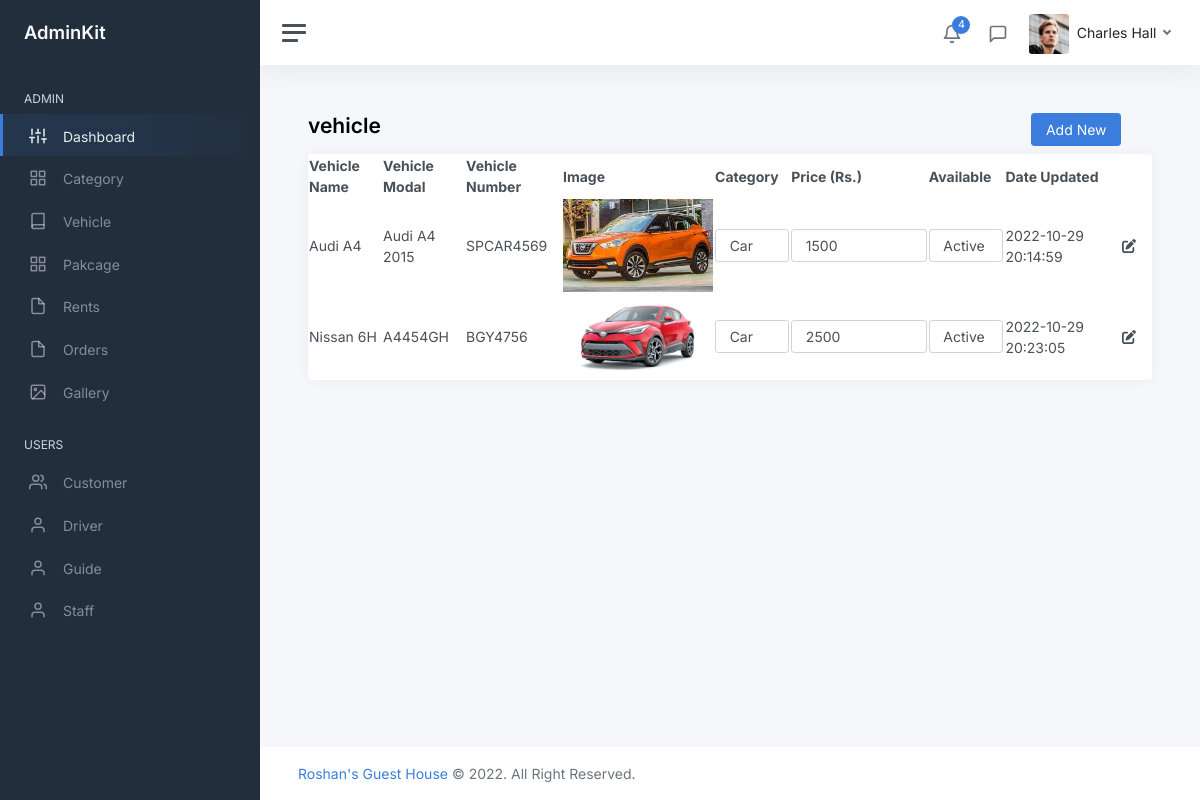
/admin/vehicle.php, run on the app's committed database.
### tables this page shows
CREATE TABLE `vehicle` (
  `vehicle_id` int(11) NOT NULL,
  `cat_id` int(255) NOT NULL,
  `vehicle_name` varchar(255) NOT NULL,
  `vehicle_modal` varchar(255) NOT NULL,
  `vehicle_number` varchar(255) NOT NULL,
  `vehicle_price` int(255) NOT NULL,
  `vehicle_status` int(2) NOT NULL,
  `vehicle_image` varchar(255) NOT NULL,
  `is_deleted` int(2) NOT NULL,
  `date_updated` datetime NOT NULL
);

CREATE TABLE `category` (
  `cat_id` int(11) NOT NULL,
  `cat_name` varchar(255) NOT NULL,
  `cat_image` varchar(255) NOT NULL,
  `is_deleted` int(2) NOT NULL,
  `date_updated` datetime NOT NULL
);

### server/inc/get.php (called while the page is built, shortened)
<?php
function getAllvehicle()
{
    include 'connection.php';
    $viewcat = "SELECT * FROM vehicle WHERE is_deleted = 0 ";
    return mysqli_query($con, $viewcat);
}
function getAllCategory()
{
    include 'connection.php';
    $q1 = "SELECT * FROM category WHERE is_deleted = 0";
    return mysqli_query($con, $q1);
}
?>

### admin/vehicle.php (the view, shortened to what this page needs)
<!DOCTYPE html>
<html lang="en">
<?php include 'pages/head.php'; ?>
<body>
    <div class="wrapper">
        <?php include 'pages/navbar.php'; ?>
        <div class="main">
            <?php include 'pages/topbar.php'; ?>
            <main class="content">
                <div class="container-fluid p-0">
                    <div class="row">
                        <div class="col-md-10">
                            <h1 class="h3 mb-3"><strong>vehicle</strong></h1>
                        </div>
                        <div class="col-md-2">
                            <button class="btn btn-primary" data-bs-toggle="modal" data-bs-target="#VehicleModal">Add
                                New</button>
                        </div>
                    </div>
                    <div class="row">
                        <div class="col-12 col-lg-12 col-xxl-12 d-flex">
                            <div class="card flex-fill">
                                <table id="datatablesSimple">
                                    <thead>
                                        <tr>
                                            <th>Vehicle Name</th>
                                            <th>Vehicle Modal</th>
                                            <th>Vehicle Number</th>
                                            <th>Image</th>
                                            <th>Category</th>
                                            <th>Price (Rs.)</th>
                                            <th>Available</th>
                                            <th>Date Updated</th>
                                        </tr>
                                    </thead>
                                    <tbody>
                                        <?php
                                $getall = getAllvehicle();
                                while ($row = mysqli_fetch_assoc($getall)) {
                                    $vehicle_id = $row['vehicle_id'];
                                    $img = $row['vehicle_image'];
                                    $img_src = "../server/uploads/vehicle/" . $img; ?>
                                        <tr>
                                            <td>
                                                <?php echo $row['vehicle_name']; ?>
                                            </td>
                                            <td>
                                                <?php echo $row['vehicle_modal']; ?>
                                            </td>
                                            <td>
                                                <?php echo $row['vehicle_number']; ?>
                                            </td>
                                            <td><img width="150px" src='<?php echo $img_src; ?>'></td>
                                            <td><select
                                                    onchange='updateData(this, "<?php echo $vehicle_id; ?>","cat_id", "vehicle", "vehicle_id")'
                                                    id="cat_id <?php echo $vehicle_id; ?>" class='form-control norad tx12'
                                                    name="cat_id" type='text'>
                                                    <?php
                                                    $getallCat = getAllCategory();
                                                    while($row2=mysqli_fetch_assoc($getallCat)){ ?>
                                                    <option value="<?php echo $row2['cat_id']; ?>"
                                                        <?php if ($row['cat_id']== $row2['cat_id']) echo "selected"; ?>>
                                                        <?php echo $row2['cat_name']; ?></option>
                                                    <?php } ?>
                                                </select>
                                            </td>
                                            <td>
                                                <input type="number" class="form-control"
                                                    onchange="updateData(this, '<?php echo $vehicle_id; ?>', 'vehicle_price', 'vehicle', 'vehicle_id');"
                                                    name="vehicle_price" id="vehicle_price <?php echo $vehicle_id; ?>"
                                                    value="<?php echo $row['vehicle_price']; ?>">
                                            </td>
                                            <td>
                                                <select
                                                    onchange="updateData(this, '<?php echo $vehicle_id; ?>', 'vehicle_status', 'vehicle', 'vehicle_id');"
                                                    id="vehicle_status <?php echo $vehicle_id; ?>"
                                                    class='form-control norad tx12' name="vehicle_status" type='text'>
                                                    <option value="1"
                                                        <?php if ($row['vehicle_status'] == "1" ) echo "selected" ; ?>>
                                                        Active
                                                    </option>
                                                </select>
                                            </td>
                                            <td>
                                                <?php echo $row['date_updated']; ?>
                                            </td>
                                            <td>
                                                <a href="vehicle_edit.php?vehicle_id=<?php echo $row['vehicle_id']; ?>"
                                                    class="btn btn-darkblue">
                                                    <i class="fa-solid fa-pen-to-square"></i> </a>
                                            </td>
                                            <?php } ?>
                                    </tbody>
                                </table>
                            </div>
                        </div>
                    </div>
                </div>
            </main>
            <?php include 'pages/footer.php'; ?>
        </div>
    </div>
</body>
</html>

### data on the page
vehicle: vehicle_name "Audi A4", vehicle_modal "Audi A4 2015", vehicle_number "SPCAR4569", vehicle_image (picture), cat_id "Car", vehicle_price "1500", vehicle_status "Active", date_updated "2022-10-29 20:14:59"
vehicle: vehicle_name "Nissan 6H", vehicle_modal "A4454GH", vehicle_number "BGY4756", vehicle_image (picture), cat_id "Car", vehicle_price "2500", vehicle_status "Active", date_updated "2022-10-29 20:23:05"
